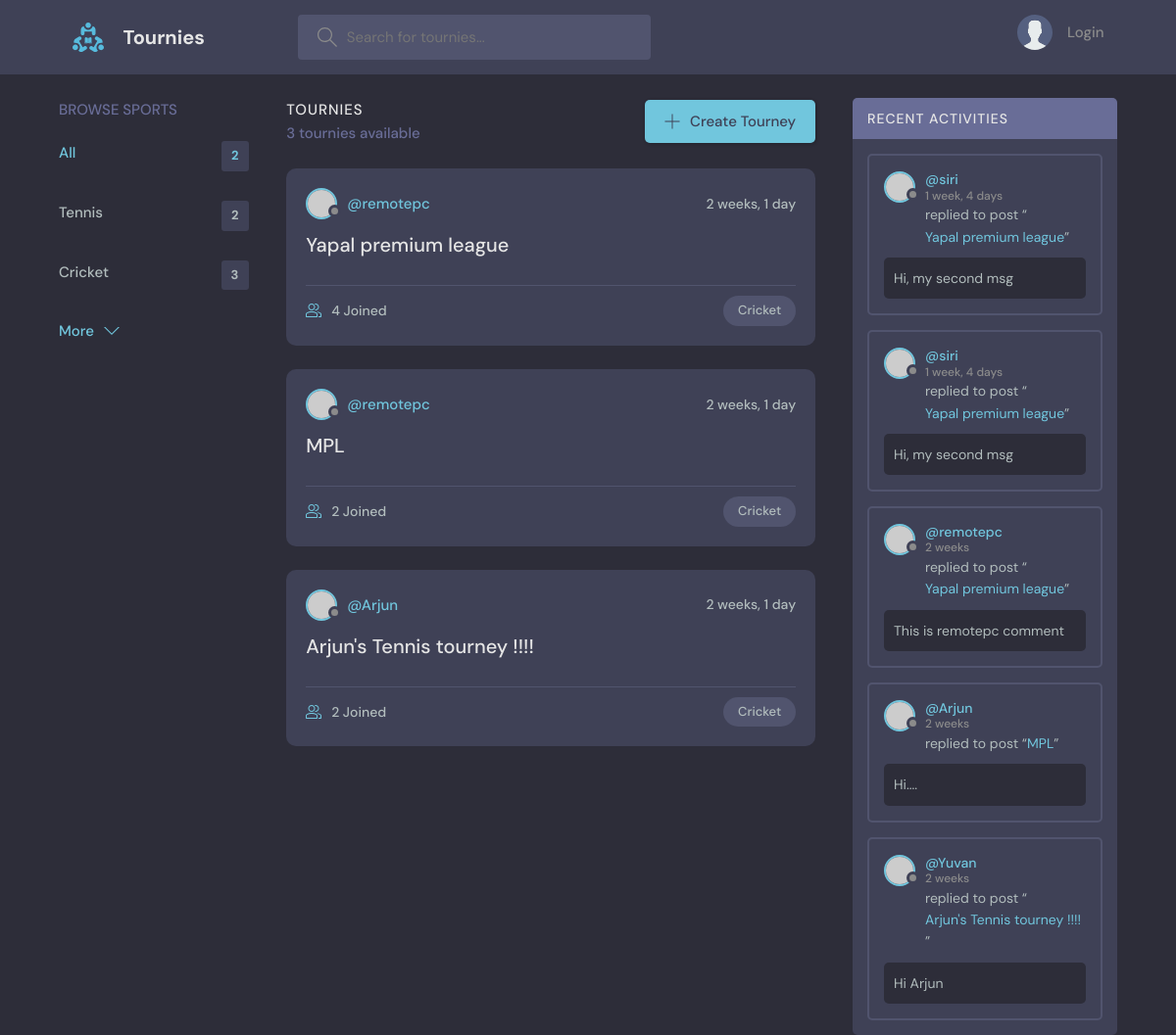
The page /?q=Cricket on the database its author committed.
### base/models.py (models this page shows)
class Sport(models.Model) :
    sport = models.CharField(max_length=50)
    def __str__(self) :
        return self.sport

class Tourney(models.Model) :
    host = models.ForeignKey(User, on_delete=models.CASCADE)
    sport = models.ForeignKey(Sport, on_delete=models.CASCADE)
    name = models.CharField(max_length=100)
    description = models.TextField(null=True, blank=True)
    place = models.CharField(max_length=50)
    location = models.TextField(null=True, blank=True)
    participants = models.ManyToManyField(User, related_name='participants', blank=True)
    created = models.DateTimeField(auto_now_add=True)
    updated = models.DateTimeField(auto_now=True)
    class Meta :
        ordering = ['-updated', '-created']
    def __str__(self) :
        return self.name

class Message(models.Model) :
    user = models.ForeignKey(User, on_delete=models.CASCADE)
    tourney = models.ForeignKey(Tourney, on_delete=models.CASCADE)
    body = models.TextField()
    updated = models.DateTimeField(auto_now=True)
    created = models.DateTimeField(auto_now_add=True)
    class Meta :
        ordering = ['-updated', '-created']
    def __str__(self) :
        return self.body

### base/views.py (the view)
# urls.py: path('', views.home, name='home'),
def home(request) :
    q = request.GET.get('q') if request.GET.get('q') else ''
    tournies = Tourney.objects.filter(
        Q(sport__sport__contains=q) |
        Q(name__contains=q) |
        Q(description__contains=q)
        )
    sports = Sport.objects.all()
    tourney_count = tournies.count()
    comments = Message.objects.filter(
        Q(tourney__sport__sport__icontains=q)
    )
    context = {'tournies' : tournies, 'sports' : sports, 'tourney_count' : tourney_count,
                'comments' : comments}
    return render(request, 'base/home.html', context)

### base/templates/base/home.html (shortened to what this page needs)
{% extends 'main.html' %}
{% block content%}
<main class="layout layout--3">
  <div class="container">
    {% include 'base/sports_component.html' %}
    <div class="roomList">
      <div class="roomList__header">
        <div>
          <h2>Tournies</h2>
          <p>{{tourney_count}} tournies available</p>
        </div>
        <a class="btn btn--main" href="{% url 'create-tourney' %}">
          <svg version="1.1" xmlns="http://www.w3.org/2000/svg" width="32" height="32" viewBox="0 0 32 32">
            <title>add</title>
            <path
              d="M16.943 0.943h-1.885v14.115h-14.115v1.885h14.115v14.115h1.885v-14.115h14.115v-1.885h-14.115v-14.115z"
            ></path>
          </svg>
          Create Tourney
        </a>
      </div>
      {% include 'base/feed_component.html' %}
    </div>
    {% include 'base/activity_component.html' %}
  </div>
</main>
{% endblock content %}

### base/templates/base/sports_component.html
<div class="topics">
    <div class="topics__header">
      <h2>Browse Sports</h2>
    </div>
    <ul class="topics__list">
      <li>
        <a href="{% url 'home' %}" class="active">All <span>{{sports.count}}</span></a>
      </li>
      {% for sport in sports %}
      <li>
        <a href="{% url 'home' %}?q={{sport}}">{{sport}} <span>{{sport.tourney_set.all.count}}</span></a>
      </li>
      {% endfor %}
    </ul>
    <a class="btn btn--link" href="topics.html">
      More
      <svg version="1.1" xmlns="http://www.w3.org/2000/svg" width="32" height="32" viewBox="0 0 32 32">
        <title>chevron-down</title>
        <path d="M16 21l-13-13h-3l16 16 16-16h-3l-13 13z"></path>
      </svg>
    </a>
  </div>

### base/templates/base/feed_component.html (shortened to what this page needs)
<div>
{% for tourney in tournies %}
<div class="roomListRoom">
    <div class="roomListRoom__header">
      <a href="{% url 'user-profile' tourney.host.id %}" class="roomListRoom__author">
        <div class="avatar avatar--small">
          <img src="https://randomuser.me/api/portraits/women/11.jpg" />
        </div>
        <span>@{{ tourney.host }}</span>
      </a>
      <div class="roomListRoom__actions">
        <span>{{tourney.created|timesince}}</span>
      </div>
    </div>
    <div class="roomListRoom__content">
      <a href="{% url 'tourney' tourney.id %}">{{ tourney.name }}</a>
    </div>
    <div class="roomListRoom__meta">
      <a href="{% url 'tourney' tourney.id %}" class="roomListRoom__joined">
        {{tourney.participants.count}} Joined
      </a>
      <p class="roomListRoom__topic">{{tourney.sport}}</p>
    </div>
  </div>
{% endfor %}
</div>

### base/templates/base/activity_component.html (shortened to what this page needs)
<div class="activities">
    <div class="activities__header">
      <h2>Recent Activities</h2>
    </div>
    {% for comment in comments %}
        <div class="activities__box">
        <div class="activities__boxHeader roomListRoom__header">
            <a href="{% url 'user-profile' comment.user.id %}" class="roomListRoom__author">
            <div class="avatar avatar--small">
                <img src="https://randomuser.me/api/portraits/women/11.jpg" />
            </div>
            <p>
                @{{comment.user}}
                <span>{{comment.created|timesince}}</span>
            </p>
            </a>
        </div>
        <div class="activities__boxContent">
            <p>replied to post “<a href="{% url 'tourney' comment.tourney.id %}">{{comment.tourney}}</a>”</p>
            <div class="activities__boxRoomContent">
                {{comment}}
            </div>
        </div>
        </div>
    {% endfor %}
</div>

### rows shown on the page
Sport: sport "Tennis", tourney_set.all.count "2"
Sport: sport "Cricket", tourney_set.all.count "3"
Tourney: host "remotepc", created "2 weeks, 1 day", name "Yapal premium league", participants.count "4", sport "Cricket"
Tourney: host "remotepc", created "2 weeks, 1 day", name "MPL", participants.count "2", sport "Cricket"
Tourney: host "Arjun", created "2 weeks, 1 day", name "Arjun's Tennis tourney !!!!", participants.count "2", sport "Cricket"
Message: user "siri", created "1 week, 4 days", tourney "Yapal premium league", body "Hi, my second msg"
Message: user "siri", created "1 week, 4 days", tourney "Yapal premium league", body "Hi, my second msg"
Message: user "remotepc", created "2 weeks", tourney "Yapal premium league", body "This is remotepc comment"
Message: user "Arjun", created "2 weeks", tourney "MPL", body "Hi...."
Message: user "Yuvan", created "2 weeks", tourney "Arjun's Tennis tourney !!!!", body "Hi Arjun"

### other values the page prints
{{ sports.count }} "2"
{{ tourney_count }} "3"
